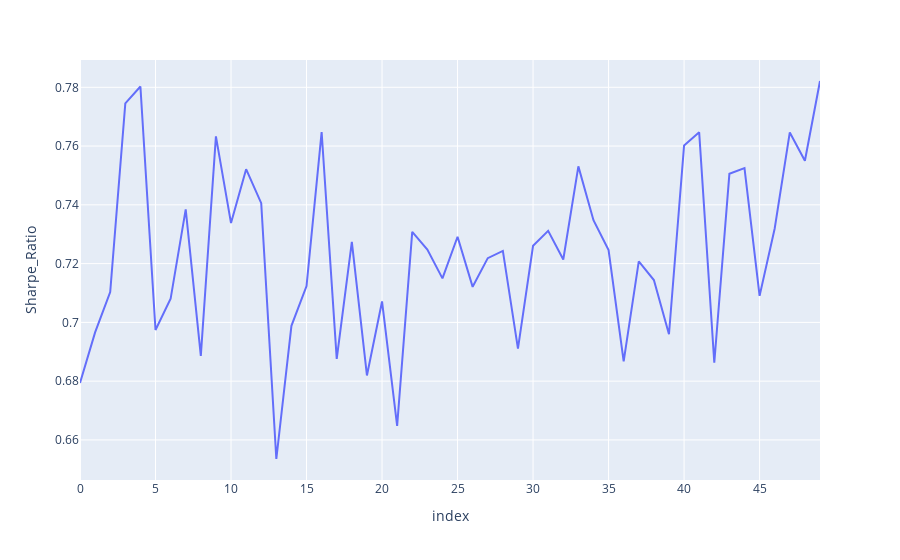

The code cell stored with this chart in its notebook:
### Code cell
# Plot interactive plot for volatility
fig = px.line(sim_out_df, y = 'Sharpe_Ratio')
fig.show()

### Figure 1 — Plotly figure (JSON) as saved in the notebook; plotly's stock layout.template omitted (floating-point values rounded to 4 significant figures)
{"data": [{"hovertemplate": "index=%{x}<br>Sharpe_Ratio=%{y}<extra></extra>", "legendgroup": "", "line": {"color": "#636efa", "dash": "solid"}, "marker": {"symbol": "circle"}, "mode": "lines", "name": "", "orientation": "v", "showlegend": false, "type": "scatter", "x": [0, 1, 2, 3, 4, 5, 6, 7, 8, 9, 10, 11, 12, 13, 14, 15, 16, 17, 18, 19, 20, 21, 22, 23, 24, 25, 26, 27, 28, 29, 30, 31, 32, 33, 34, 35, 36, 37, 38, 39, 40, 41, 42, 43, 44, 45, 46, 47, 48, 49], "xaxis": "x", "y": [0.6794, 0.6966, 0.7103, 0.7745, 0.7803, 0.6974, 0.708, 0.7384, 0.6886, 0.7633, 0.7338, 0.7521, 0.7406, 0.6535, 0.6988, 0.7124, 0.7648, 0.6876, 0.7274, 0.6819, 0.7071, 0.6648, 0.7308, 0.7248, 0.715, 0.7291, 0.7121, 0.7219, 0.7243, 0.6911, 0.7261, 0.7311, 0.7214, 0.7531, 0.7348, 0.7246, 0.6867, 0.7208, 0.7144, 0.696, 0.7602, 0.7647, 0.6863, 0.7506, 0.7525, 0.709, 0.732, 0.7646, 0.755, 0.7821], "yaxis": "y"}], "layout": {"legend": {"tracegroupgap": 0}, "margin": {"t": 60}, "xaxis": {"anchor": "y", "domain": [0, 1], "title": {"text": "index"}}, "yaxis": {"anchor": "x", "domain": [0, 1], "title": {"text": "Sharpe_Ratio"}}}}
